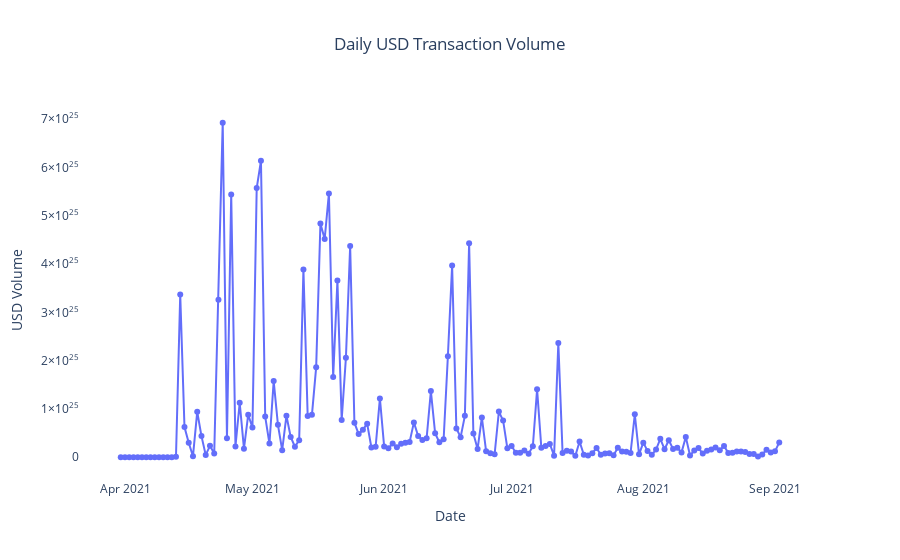

Here is the notebook cell this chart was saved with:
### Markdown cell above
###  Daily USD Volume Trend

### Code cell
# convert timestamp to datetime
df['timestamp'] = pd.to_datetime(df['timestamp'])
# Group by date (daily sum)
daily_volume = df.groupby(df['timestamp'].dt.date)['amount_usd'].sum().reset_index()
daily_volume.columns = ['date', 'total_usd_volume']

import plotly.express as px

fig = px.line(
    daily_volume,
    x='date',
    y='total_usd_volume',
    title='Daily USD Transaction Volume',
    labels={'date': 'Date', 'total_usd_volume': 'Total USD Volume'},
    markers=True
)

fig.update_layout(
    xaxis_title='Date',
    yaxis_title='USD Volume',
    title_x=0.5,
    plot_bgcolor='white'
)

fig.update_traces(
    hovertemplate='Date: %{x}<br>Volume: $%{y:,.2f}<extra></extra>'
)

fig.show()

### Figure 1 — Plotly figure (JSON) as saved in the notebook; plotly's stock layout.template omitted (floating-point values rounded to 4 significant figures; data arrays with more than 128 entries replaced by an {"elided": "..."} marker saying what was removed)
{"data": [{"hovertemplate": "Date: %{x}<br>Volume: $%{y:,.2f}<extra></extra>", "legendgroup": "", "line": {"color": "#636efa", "dash": "solid"}, "marker": {"symbol": "circle"}, "mode": "lines+markers", "name": "", "orientation": "v", "showlegend": false, "type": "scatter", "x": {"elided": "156 str values"}, "xaxis": "x", "y": {"elided": "156 float values"}, "yaxis": "y"}], "layout": {"legend": {"tracegroupgap": 0}, "plot_bgcolor": "white", "title": {"text": "Daily USD Transaction Volume", "x": 0.5}, "xaxis": {"anchor": "y", "domain": [0, 1], "title": {"text": "Date"}}, "yaxis": {"anchor": "x", "domain": [0, 1], "title": {"text": "USD Volume"}}}}
